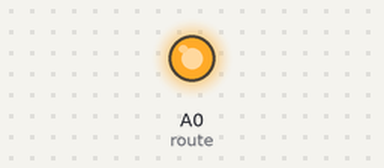
Bench run of a sketch on a simulated Arduino Uno, built with avr-gcc and run on an emulated ATmega328P. Shown: output pins drawn as LEDs (lit = HIGH). Pins used as bus, display or sensor lines are not drawn.

Above: at 0.1 s.
Timing chart, 0 to 1.6 s (numbered marks = the images above):
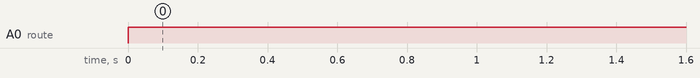

Measured:
- by itself, A0 (route): LOW → HIGH at 0.00 s

The sketch:

_06_arduSerie_sketch_04.ino
```cpp
// (licence header left out)
/*
   codeexample for useing a 4051 * analog multiplexer / demultiplexer
   by david c. and tomek n.* for k3 / malmö högskola

*/
int route = A0; //just a route
int r0 = 0; //value select pin at the 4051 (s0)
int r1 = 0; //value select pin at the 4051 (s1)
int r2 = 0; //value select pin at the 4051 (s2)
int row = 0; // storeing the bin code
int count = 0; // just a count
int bin [] = {000, 1, 10, 11, 100, 101, 110, 111};//bin = binär, some times it is so easy
void setup() {

  pinMode(4, OUTPUT); // s0
  pinMode(5, OUTPUT); // s1
  pinMode(6, OUTPUT); // s2
  // digitalWrite(led, HIGH);
  Serial.begin(9600);
}
void loop () {

  for (count = 0; count <= 7; count++) {
    row = bin[count];
    r0 = row & 0x01;
    r1 = (row >> 1) & 0x01;
    r2 = (row >> 2) & 0x01;
    digitalWrite(4, r0);
    digitalWrite(5, r1);
    digitalWrite(6, r2);
    analogWrite(route, 255); // different way of using analogWrite specifying pin
    delay(100);
  }
  for (count = 7; count >= 0; count--) {
    row = bin[count];
    r0 = row & 0x01;
    r1 = (row >> 1) & 0x01;
    r2 = (row >> 2) & 0x01;
    digitalWrite(4, r0);
    digitalWrite(5, r1);
    digitalWrite(6, r2);
    analogWrite(route, 255); // different way of using analogWrite specifying pin
    delay(100);
  }
}
```
